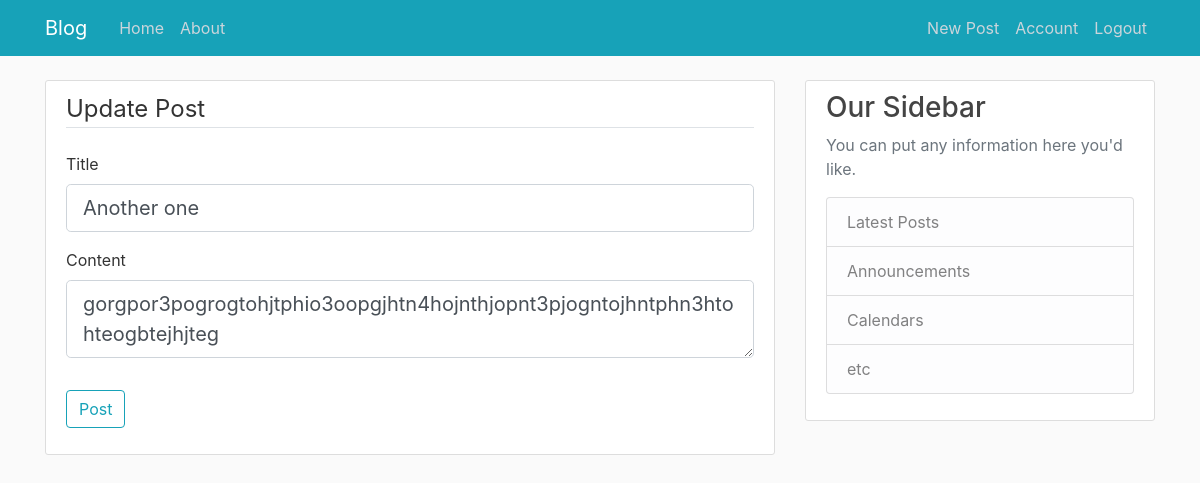
The app's page /post/2/update (signed in), older data.
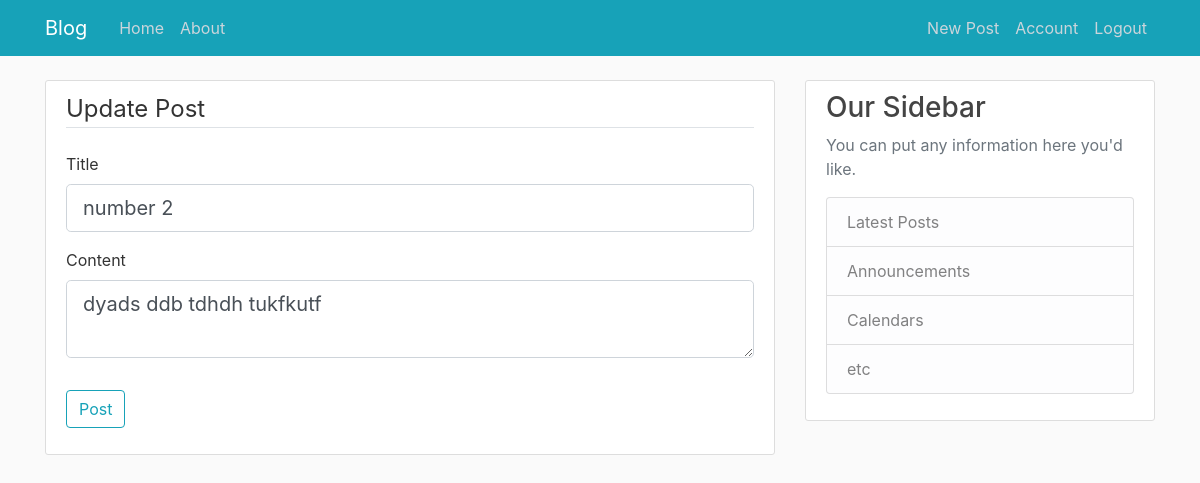
The same page, newer data.
### blog/models.py (models this page shows, shortened)
class Post(db.Model):
    id = db.Column(db.Integer, primary_key=True)
    title = db.Column(db.String(100), nullable=False)
    date_posted = db.Column(db.DateTime, nullable=False,
                            default=datetime.utcnow)
    content = db.Column(db.Text, nullable=False)
    user_id = db.Column(db.Integer, db.ForeignKey('user.id'), nullable=False)

### blog/routes.py (the view)
@app.route("/post/<int:post_id>/update", methods=['GET', 'POST'])
@login_required
def update_post(post_id):
    post = Post.query.get_or_404(post_id)
    if post.author != current_user:
        abort(403)
    form = PostForm()
    if form.validate_on_submit():
        post.title = form.title.data
        post.content = form.content.data
        db.session.commit()
        flash('Your post has been updated!', 'success')
        return redirect(url_for('post', post_id=post.id))
    elif request.method == 'GET':
        form.title.data = post.title
        form.content.data = post.content
    return render_template('create_post.html', title='Update Post',
                           form=form, legend='Update Post')

### blog/forms.py
class PostForm(FlaskForm):
    title = StringField('Title', validators=[DataRequired()])
    content = TextAreaField('Content', validators=[DataRequired()])
    submit = SubmitField('Post')

### blog/models.py (called while the page is built)
@login_manager.user_loader
def load_user(user_id):
    return User.query.get(int(user_id))

### blog/templates/create_post.html (shortened to what this page needs)
{% extends "layout.html" %}
{% block content %}
<div class="content-section">
    <form method="POST" action="">
        <fieldset class="form-group">
            <legend class="border-bottom mb-4">{{ legend }}</legend>
            <div class="form-group">
                {{ form.title.label(class="form-control-label") }}
                {% if form.title.errors %}
                    {{ form.title(class="form-control form-control-lg is-invalid") }}
                    <div class="invalid-feedback">
                        {% for error in form.title.errors %}
                            <span>{{ error }}</span>
                        {% endfor %}
                    </div>
                {% else %}
                    {{ form.title(class="form-control form-control-lg") }}
                {% endif %}
            </div>
            <div class="form-group">
                {{ form.content.label(class="form-control-label") }}
                {% if form.content.errors %}
                    {{ form.content(class="form-control form-control-lg is-invalid") }}
                    <div class="invalid-feedback">
                        {% for error in form.content.errors %}
                            <span>{{ error }}</span>
                        {% endfor %}
                    </div>
                {% else %}
                    {{ form.content(class="form-control form-control-lg") }}
                {% endif %}
            </div>
        </fieldset>
        <div class="form-group">
            {{ form.submit(class="btn btn-outline-info") }}
        </div>
    </form>
</div>
{% endblock content %}

Row changes from the older to the newer data that the page shows:
changed Post: title "Another one" → "number 2"; content "gorgpor3pogrogtohjtphio3oopgjhtn4hojnthjopnt3pjogntojhntphn3htohteogbtejhjteg" → "dyads ddb tdhdh tukfkutf"
